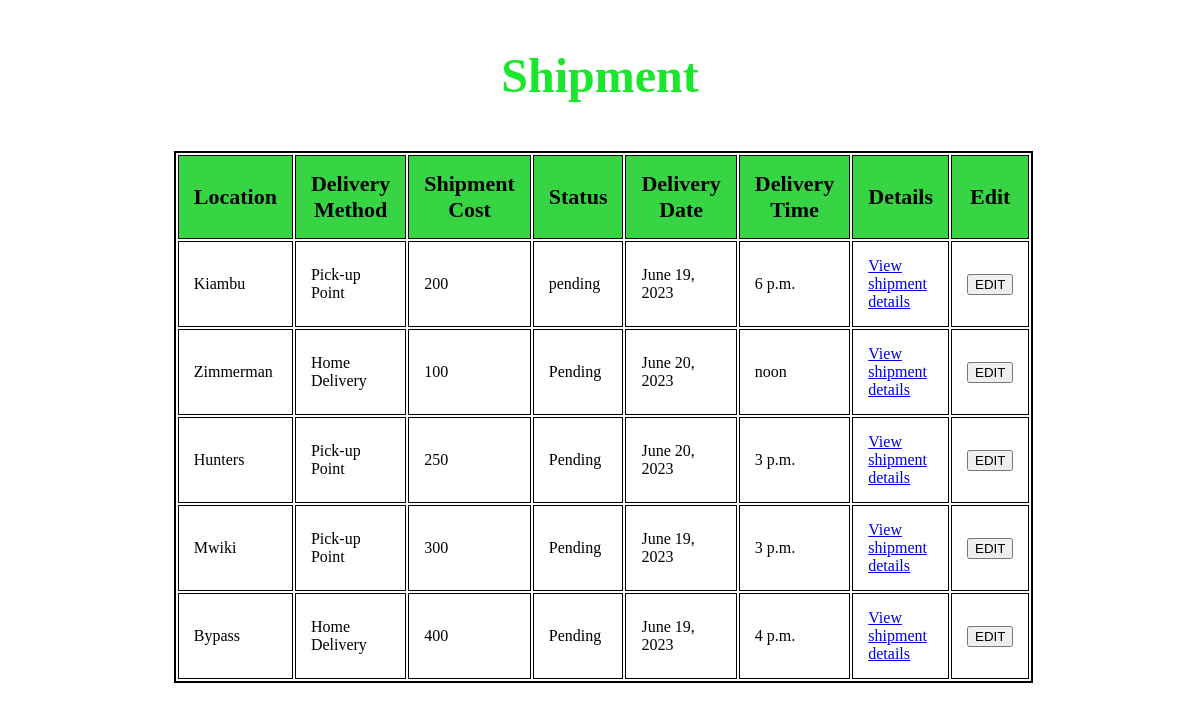
The page /shipment/shipment/list on the database its author committed.
### shipment/models.py (models this page shows, shortened)
class Shipment(models.Model):
    location = models.CharField(max_length=120)
    delivery_choices = (
        ('Pick-up Point', 'Pick-up Point'),
        ('Home Delivery', 'Home Delivery'),
    )
    delivery_method = models.CharField(max_length=64, choices=delivery_choices)
    shipment_cost = models.PositiveIntegerField()
    status = models.CharField(max_length=12)
    delivery_date = models.DateField()
    delivery_time = models.TimeField()

### shipment/views.py (the view)
# urls.py: path("shipment/list", shipment_list, name="shipment_list_view"),
def shipment_list(request):
    shipments = Shipment.objects.all()
    return render(request, "shipment/shipment_list.html", {"shipments": shipments})

### template/shipment/shipment_list.html (shortened to what this page needs)
<!DOCTYPE html>
<html lang="en">
<head>
    {%load static%}
    <link rel="stylesheet" href="{% static 'css/products_list.css' %}">
</head>
<body>
  <h3>Shipment</h3>
    <table class="table">
        <th>Location</th>
        <th>Delivery Method</th>
        <th>Shipment Cost</th>
        <th class="detail">Status</th>
        <th>Delivery Date</th>
        <th>Delivery Time</th>
        <th>Details</th>
        <th>Edit</th>
        {% for shipment in shipments %}
        <tr>
            <td>{{shipment.location}}</td>
            <td>{{shipment.delivery_method}}</td>
            <td>{{shipment.shipment_cost}}</td>
            <td>{{shipment.status}}</td>
            <td>{{shipment.delivery_date}}</td>
            <td>{{shipment.delivery_time}}</td>
            <td class="details"><a href="{% url 'shipment_details_view' id=shipment.id %}"> View shipment details</a></td>
            <td><a href="{%url 'edit_shipment_view' id=shipment.id %}"><button> EDIT</button></a></td>
        </tr>
        {% endfor %}
    </table>
</body>
</html>

### inventory/static/css/products_list.css (style rules this page uses)
h3 { color: rgb(26, 230, 43); font-size: 3em; text-align: center; }
th , td { border: 1px ; border: solid 1px; }
table { width: 70%; }
td { height: 50px; }
th,td { padding: 15px; text-align: left; }
th { background-color: rgb(55, 212, 68); text-align: center; font-size: 22px; }
.details { width: 150px; }
.table { border: solid 2px; margin-left: 14%; }

### rows shown on the page
Shipment: location "Kiambu", delivery_method "Pick-up Point", shipment_cost "200", status "pending", delivery_date "June 19, 2023", delivery_time "6 p.m."
Shipment: location "Zimmerman", delivery_method "Home Delivery", shipment_cost "100", status "Pending", delivery_date "June 20, 2023", delivery_time "noon"
Shipment: location "Hunters", delivery_method "Pick-up Point", shipment_cost "250", status "Pending", delivery_date "June 20, 2023", delivery_time "3 p.m."
Shipment: location "Mwiki", delivery_method "Pick-up Point", shipment_cost "300", status "Pending", delivery_date "June 19, 2023", delivery_time "3 p.m."
Shipment: location "Bypass", delivery_method "Home Delivery", shipment_cost "400", status "Pending", delivery_date "June 19, 2023", delivery_time "4 p.m."
